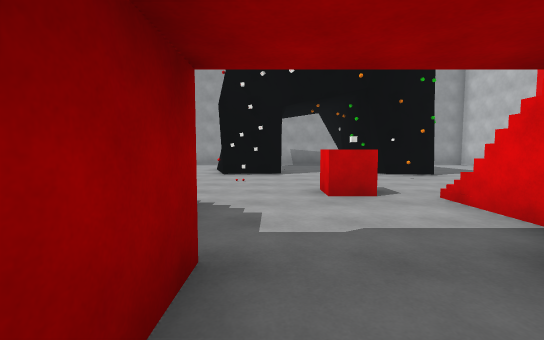
view 1 (above)

16 first-person views from a walk through a Unity game level. The camera is 1.4 m above the floor, tilts 4° down and sees 90° across. The floor is counted in squares, 2 m on a side. Each view is taken from the middle of a square. On the plan, view 1 faces up. The plan holds only what a view shows up to about 9 squares ahead; the rest is blank. The player is left out. Some animated figures are not drawn. Surface patterns are stand-ins for the level's own textures.

view 2
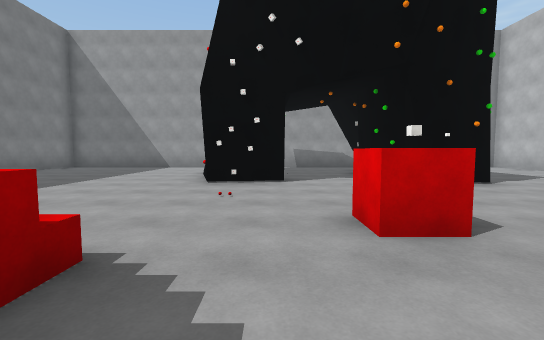

view 3
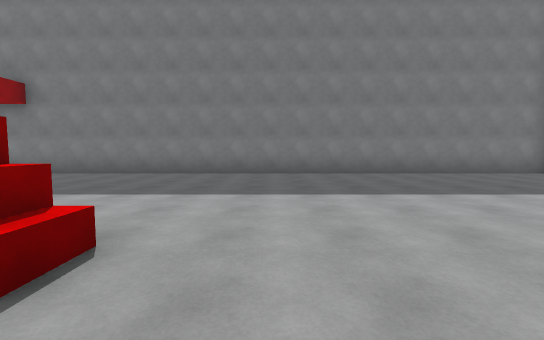

view 4
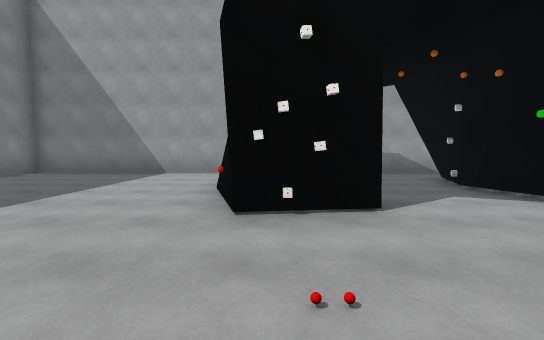

view 5
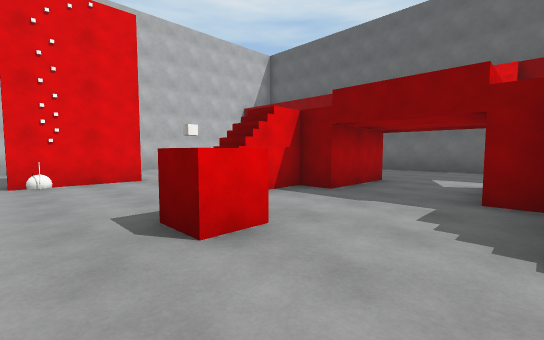

view 6
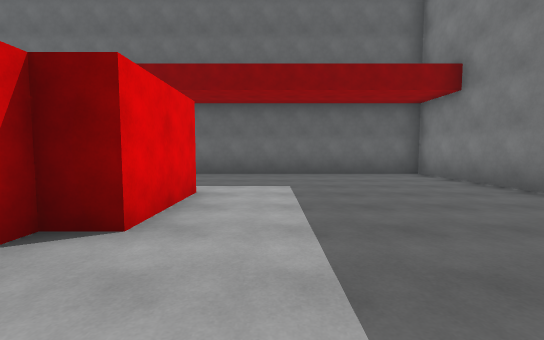

view 7
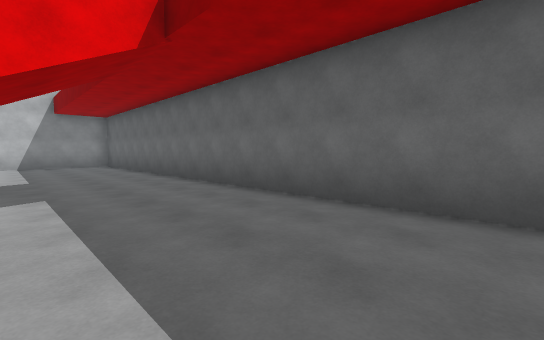

view 8
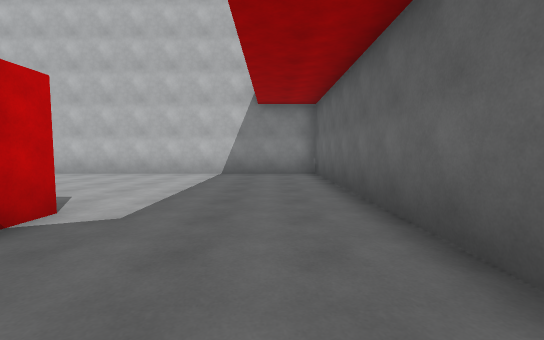

view 9
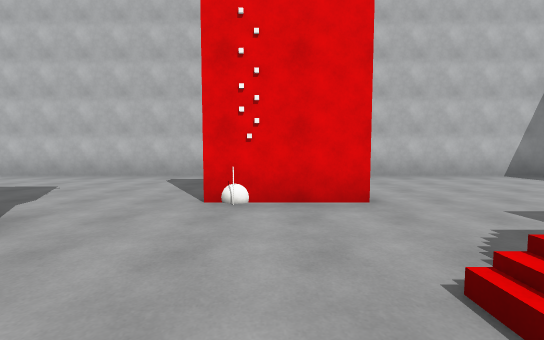

view 10
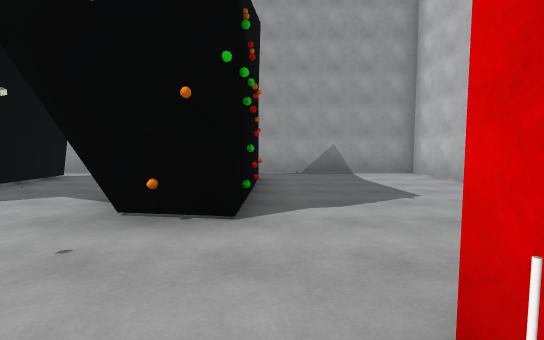

view 11
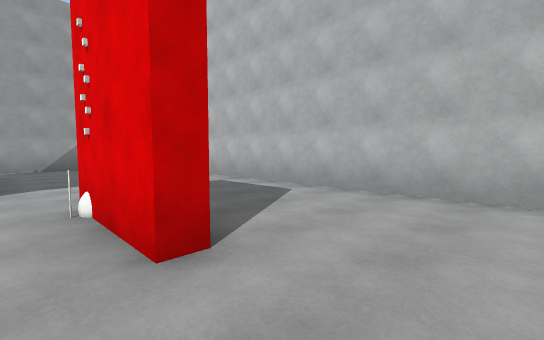

view 12
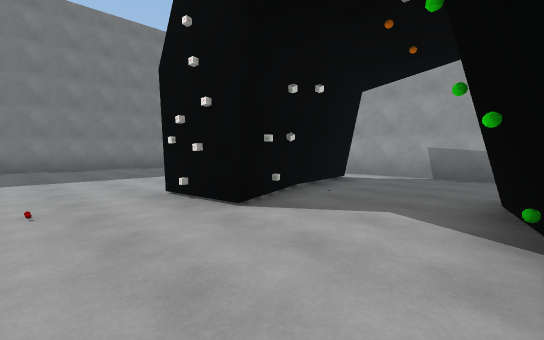

view 13
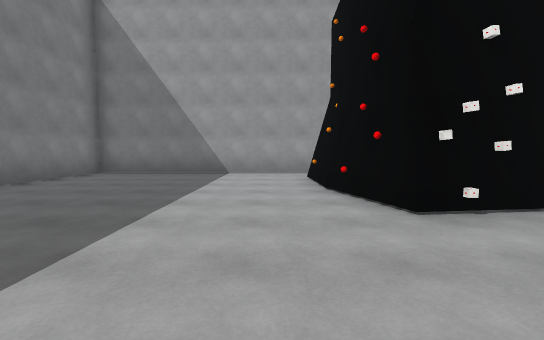

view 14
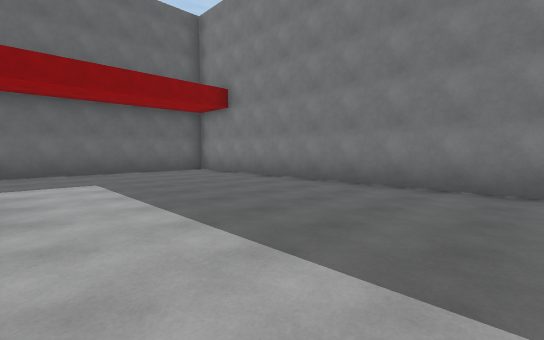

view 15
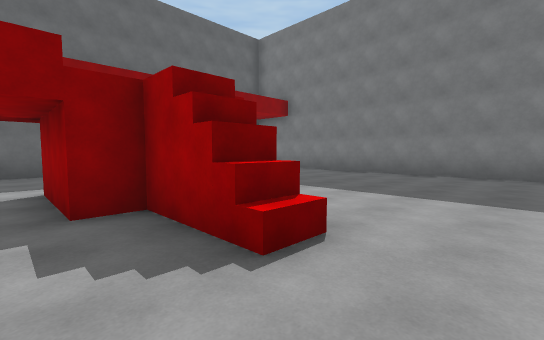

view 16
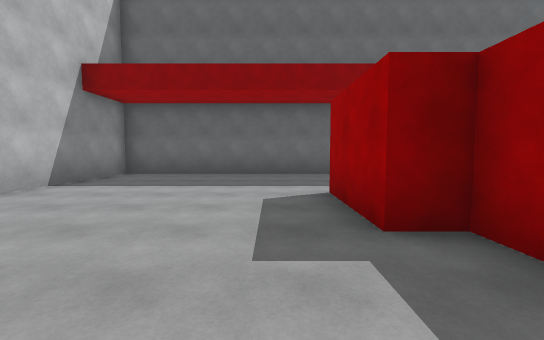

### Floor plan
Key: @ floor where view 1 was taken; # wall or solid block; . main floor; : floor 3 m higher than the main floor; / step, stairs or slope; = window, fence, low wall or low ledge; C cube; R red cube; B red block; O other object.
Columns run from 9 left of view 1 to 10 right of it. Each row starts with its distance up from view 1.
 14 ####################
 13 #..................#
 12 #......##...# .....#
 11 #......#=...O#.....#
 10 #......#.#..##.....#
  9 #.......#O..##.....#
  8 #.......OC..##.....#
  7 #..................#
  6 #..............O...#
  5 #.........R....O...#
  4 #......B..R.R..#...#
  3 #......RB...B......#
  2 #......B....B......#
  1 #......##../ :.....#
  0 #......##@./ :.....#
 -1 #..................#
 -2 #..................#
 -3 #..................#
 -4 #..................#
 -5 ####################

Positions as (right, up) in squares from view 1, and headings:
1: (0, 0), facing up
2: (0, 2), facing up
3: (0, 5), facing left
4: (-1, 5), facing up
5: (-1, 6), facing down-right
6: (-4, 4), facing down
7: (-4, -1), facing down-right
8: (1, -3), facing right
9: (2, 5), facing right
10: (5, 5), facing up
11: (5, 2), facing up-right
12: (3, 6), facing up-left
13: (-3, 5), facing up
14: (-3, 5), facing down-left
15: (0, 5), facing down-left
16: (5, 4), facing down
